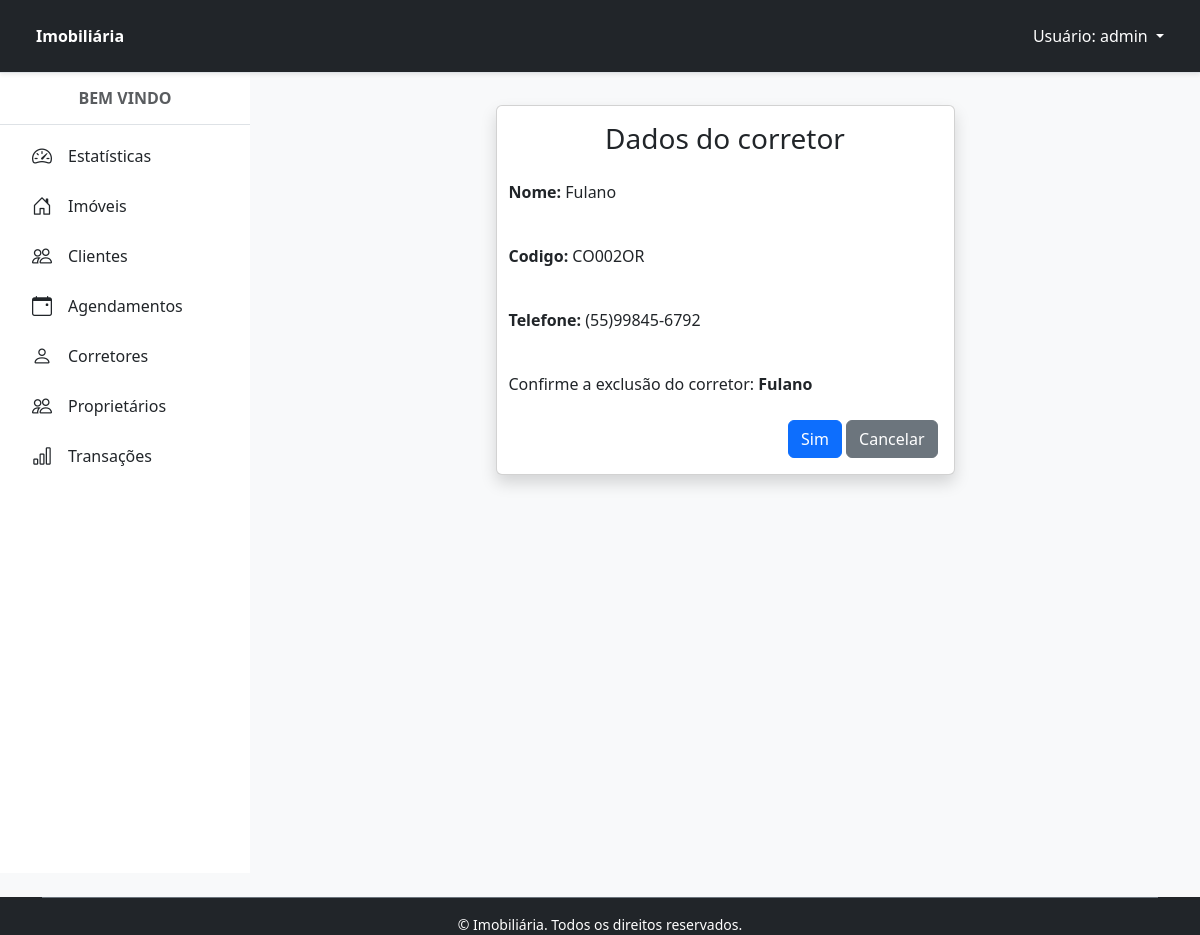
/corretor/8/apagar/ (signed in), run on an earlier commit of the app's database.
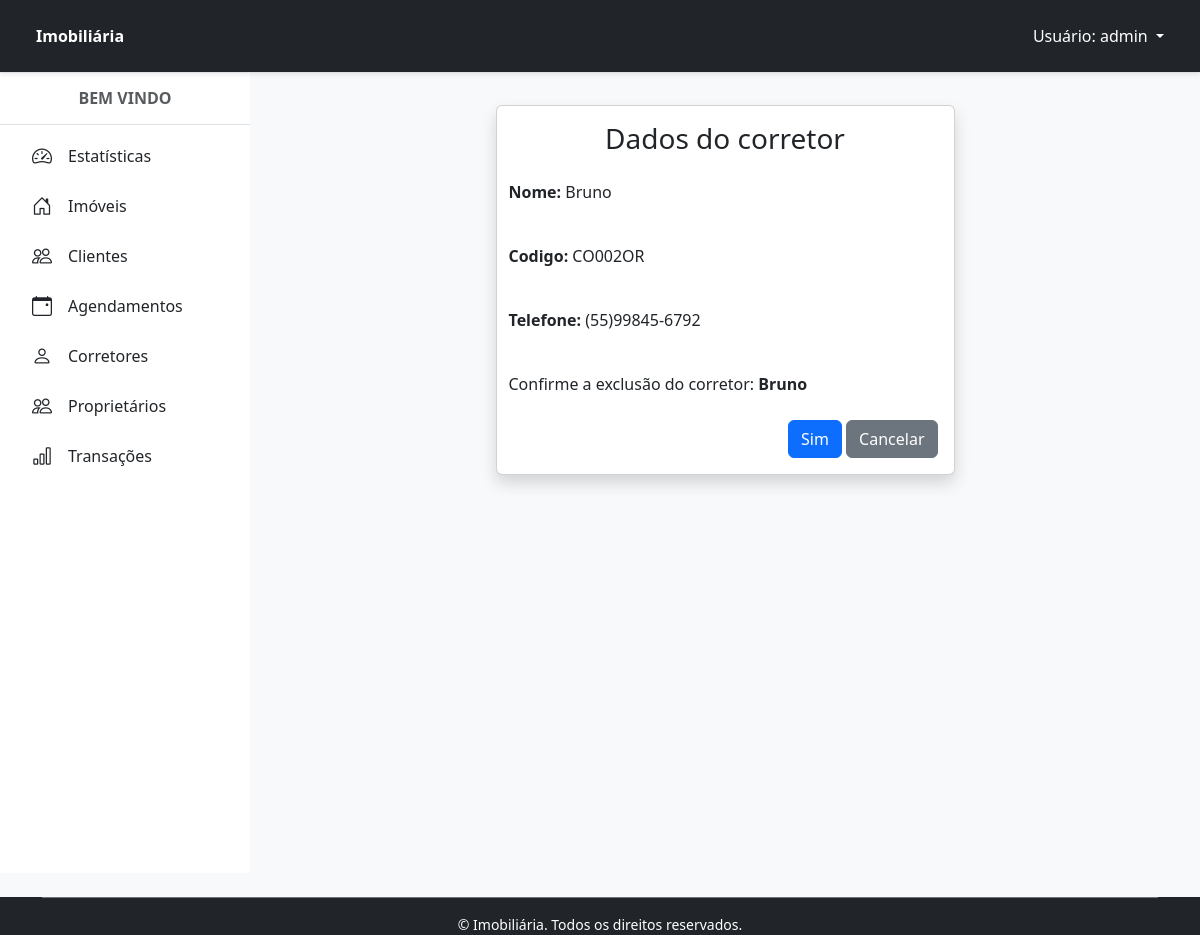
And on a later commit of the database.
### corretores/models.py (models this page shows, shortened)
class Corretor(Pessoa):
    codigoCorretor = models.CharField('Código do Corretor', max_length=10, unique=True, help_text='Código único do corretor')
    foto = StdImageField('Foto', upload_to='corretores', delete_orphans=True, blank=False, null=False)

### corretores/views.py (the view)
# urls.py: path('corretor/<int:pk>/apagar/', CorretorDeleteView.as_view(), name='corretor_apagar'),
class CorretorDeleteView(PermissionRequiredMixin, SuccessMessageMixin, DeleteView):
    permission_required = 'corretores.delete_corretor'
    permission_denied_message = 'Excluir corretor'
    model = Corretor
    template_name = 'corretor_apagar.html'
    success_url = reverse_lazy('corretor')
    success_message = 'Corretor excluído com sucesso!'

### corretores/templates/corretor_apagar.html (shortened to what this page needs)
{% extends 'principal.html' %}
{% load django_bootstrap5 %}
{% block content %}
<div class="card shadow m-3 col-md-6 mx-auto">
    <div class="card-body">
        <div class="row">
            <h3 class="text-center">Dados do corretor</h3>
            <p class="p-2 mt-2"><strong>Nome: </strong>{{ object.nome }}</p>
            <p class="p-2 mt-2"><strong>Codigo: </strong>{{ object.codigoCorretor }}</p>
            <p class="p-2 mt-2"><strong>Telefone: </strong>{{ object.telefone }}</p>
            <p class="p-2 mt-2">Confirme a exclusão do corretor: <strong>{{ object.nome }}</strong></p>
            <form method="POST" enctype="multipart/form-data">
                <div class="text-end">
                    {% bootstrap_button button_type="submit" content="Sim" %}
                    <a href="{% url 'corretor' %}" class="btn btn-secondary text-white" type="button">
                        <span class="text">Cancelar</span>
                    </a>
                </div>
            </form>
        </div>
    </div>
</div>
{% endblock %}

What changed in the data, as far as the page shows it:
changed Corretor "CO002OR": nome "Fulano" → "Bruno"
